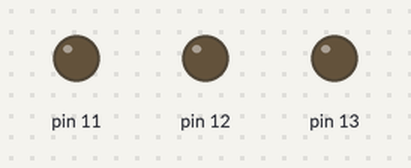
Recording of a sketch running on a simulated Arduino Uno, built with avr-gcc and run on an emulated ATmega328P. On the bench: output pins drawn as LEDs (lit = HIGH).

Above: at 0.2 s.
At 0.7 s:
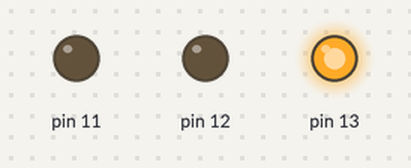
At 1.7 s:
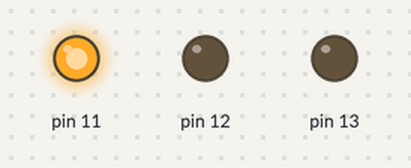
At 2.7 s:
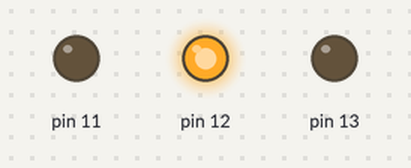
Timing chart, 0 to 3.5 s (numbered marks = the images above):
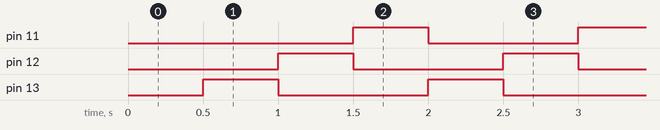

The sketch:

LEDBlink.ino
```cpp
void setup()
{
    pinMode(13, OUTPUT);
    pinMode(12, OUTPUT);
    pinMode(11, OUTPUT);
}
void loop()
{
    delay(500);
    digitalWrite(13, HIGH);
    digitalWrite(11, LOW);
    delay(500);
    digitalWrite(12, HIGH);
    digitalWrite(13, LOW);
    delay(500);
    digitalWrite(11, HIGH);
    digitalWrite(12, LOW);
}
```

Measured:
- by itself, pin 11–13: alternates HIGH for 0.50 s and LOW for 1.0 s
- by itself, everything shown: repeats every 1.5 s, in 3 steps
